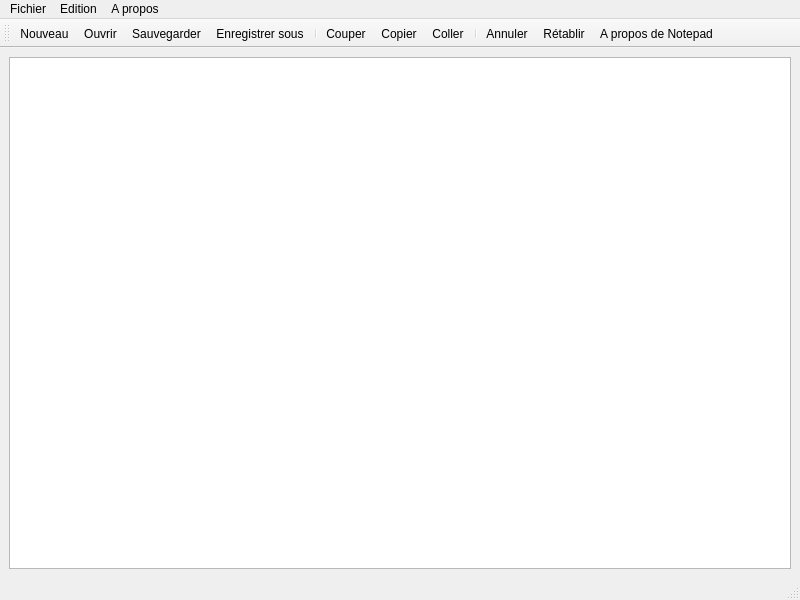
<?xml version="1.0" encoding="UTF-8"?>
<ui version="4.0">
 <class>MainWindow</class>
 <widget class="QMainWindow" name="MainWindow">
  <property name="geometry">
   <rect>
    <x>0</x>
    <y>0</y>
    <width>800</width>
    <height>600</height>
   </rect>
  </property>
  <property name="windowTitle">
   <string>MainWindow</string>
  </property>
  <widget class="QWidget" name="centralwidget">
   <layout class="QHBoxLayout" name="horizontalLayout">
    <item>
     <widget class="QTextEdit" name="textEdit"/>
    </item>
   </layout>
  </widget>
  <widget class="QMenuBar" name="menubar">
   <property name="geometry">
    <rect>
     <x>0</x>
     <y>0</y>
     <width>800</width>
     <height>21</height>
    </rect>
   </property>
   <widget class="QMenu" name="menuFichier">
    <property name="title">
     <string>Fichier</string>
    </property>
    <addaction name="actionNouveau"/>
    <addaction name="actionOuvrir"/>
    <addaction name="separator"/>
    <addaction name="actionSauvegarder"/>
    <addaction name="actionEnregistrer_sous"/>
   </widget>
   <widget class="QMenu" name="menuEdition">
    <property name="title">
     <string>Edition</string>
    </property>
    <addaction name="actionCouper"/>
    <addaction name="actionCopier"/>
    <addaction name="actionColler"/>
    <addaction name="separator"/>
    <addaction name="actionR_tablir"/>
    <addaction name="actionAnnuler"/>
   </widget>
   <widget class="QMenu" name="menuA_propos">
    <property name="title">
     <string>A propos</string>
    </property>
    <addaction name="actionA_propos_de_Notepad"/>
   </widget>
   <addaction name="menuFichier"/>
   <addaction name="menuEdition"/>
   <addaction name="menuA_propos"/>
  </widget>
  <widget class="QStatusBar" name="statusbar"/>
  <widget class="QToolBar" name="toolBar">
   <property name="windowTitle">
    <string>toolBar</string>
   </property>
   <attribute name="toolBarArea">
    <enum>TopToolBarArea</enum>
   </attribute>
   <attribute name="toolBarBreak">
    <bool>false</bool>
   </attribute>
   <addaction name="actionNouveau"/>
   <addaction name="actionOuvrir"/>
   <addaction name="actionSauvegarder"/>
   <addaction name="actionEnregistrer_sous"/>
   <addaction name="separator"/>
   <addaction name="actionCouper"/>
   <addaction name="actionCopier"/>
   <addaction name="actionColler"/>
   <addaction name="separator"/>
   <addaction name="actionAnnuler"/>
   <addaction name="actionR_tablir"/>
   <addaction name="actionA_propos_de_Notepad"/>
  </widget>
  <action name="actionNouveau">
   <property name="icon">
    <iconset resource="Ressource.qrc">
     <normaloff>:/ressource/img/new.png</normaloff>:/ressource/img/new.png</iconset>
   </property>
   <property name="text">
    <string>Nouveau</string>
   </property>
  </action>
  <action name="actionOuvrir">
   <property name="icon">
    <iconset resource="Ressource.qrc">
     <normaloff>:/ressource/img/open.png</normaloff>:/ressource/img/open.png</iconset>
   </property>
   <property name="text">
    <string>Ouvrir</string>
   </property>
  </action>
  <action name="actionSauvegarder">
   <property name="icon">
    <iconset resource="Ressource.qrc">
     <normaloff>:/ressource/img/save.png</normaloff>:/ressource/img/save.png</iconset>
   </property>
   <property name="text">
    <string>Sauvegarder</string>
   </property>
  </action>
  <action name="actionEnregistrer_sous">
   <property name="icon">
    <iconset resource="Ressource.qrc">
     <normaloff>:/ressource/img/save-as.png</normaloff>:/ressource/img/save-as.png</iconset>
   </property>
   <property name="text">
    <string>Enregistrer sous</string>
   </property>
  </action>
  <action name="actionCouper">
   <property name="icon">
    <iconset resource="Ressource.qrc">
     <normaloff>:/ressource/img/cut.png</normaloff>:/ressource/img/cut.png</iconset>
   </property>
   <property name="text">
    <string>Couper</string>
   </property>
  </action>
  <action name="actionCopier">
   <property name="icon">
    <iconset resource="Ressource.qrc">
     <normaloff>:/ressource/img/copy.png</normaloff>:/ressource/img/copy.png</iconset>
   </property>
   <property name="text">
    <string>Copier</string>
   </property>
  </action>
  <action name="actionColler">
   <property name="icon">
    <iconset resource="Ressource.qrc">
     <normaloff>:/ressource/img/paste.png</normaloff>:/ressource/img/paste.png</iconset>
   </property>
   <property name="text">
    <string>Coller</string>
   </property>
  </action>
  <action name="actionR_tablir">
   <property name="icon">
    <iconset resource="Ressource.qrc">
     <normaloff>:/ressource/img/redo.png</normaloff>:/ressource/img/redo.png</iconset>
   </property>
   <property name="text">
    <string>Rétablir</string>
   </property>
  </action>
  <action name="actionAnnuler">
   <property name="icon">
    <iconset resource="Ressource.qrc">
     <normaloff>:/ressource/img/undo.png</normaloff>:/ressource/img/undo.png</iconset>
   </property>
   <property name="text">
    <string>Annuler</string>
   </property>
  </action>
  <action name="actionA_propos_de_Notepad">
   <property name="icon">
    <iconset resource="Ressource.qrc">
     <normaloff>:/ressource/img/about.png</normaloff>:/ressource/img/about.png</iconset>
   </property>
   <property name="text">
    <string>A propos de Notepad</string>
   </property>
  </action>
 </widget>
 <resources>
  <include location="Ressource.qrc"/>
 </resources>
 <connections/>
</ui>
